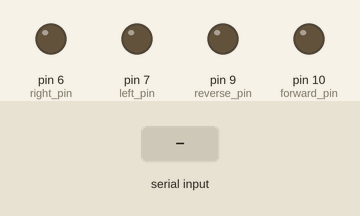
A sketch run on a simulated Arduino Uno, built with avr-gcc and run on an emulated ATmega328P. Shown: output pins drawn as LEDs (lit = HIGH). The inputs (shaded band) are chosen by the test bench.

Above: at 1.2 s.
1.3 s: byte 1 (1) received over Serial
At 2.5 s:
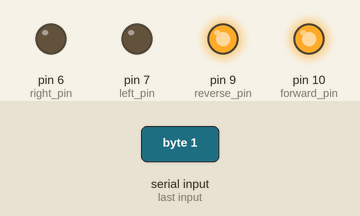
2.8 s: byte 2 (2) received over Serial
At 3.9 s:
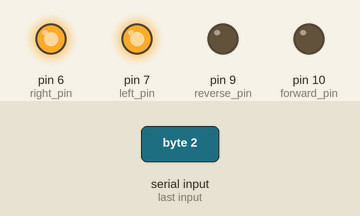
4.3 s: byte 3 (3) received over Serial
At 5.1 s:
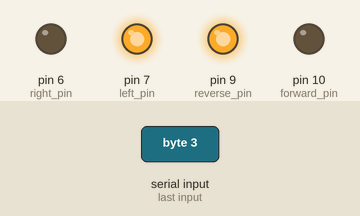
5.8 s: byte 4 (4) received over Serial
At 6.3 s:
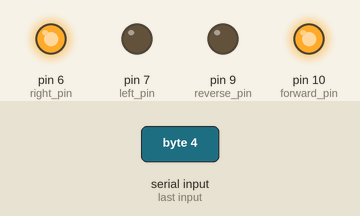
Timing chart, 0 to 8.8 s (numbered marks = the images above; inputs shaded):
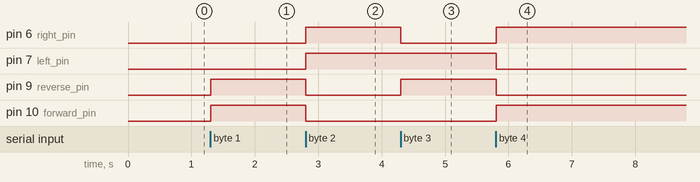

Measured:
- after the input at 1.3 s, pin 9 (reverse_pin), pin 10 (forward_pin): LOW → HIGH at once
- after the input at 2.8 s, pin 6 (right_pin), pin 7 (left_pin): LOW → HIGH at once; pin 9 (reverse_pin), pin 10 (forward_pin): HIGH → LOW at once
- after the input at 4.3 s, pin 6 (right_pin): HIGH → LOW at once; pin 9 (reverse_pin): LOW → HIGH at once
- after the input at 5.8 s, pin 6 (right_pin), pin 10 (forward_pin): LOW → HIGH at once; pin 7 (left_pin), pin 9 (reverse_pin): HIGH → LOW at once

The sketch:

Arduino.ino
```cpp
// assign pin num
int right_pin = 6;
int left_pin = 7;
int forward_pin = 10;
int reverse_pin = 9;

// duration for output
int time = 50;
// initial command
int command = 0;

void setup() {
  pinMode(right_pin, OUTPUT);
  pinMode(left_pin, OUTPUT);
  pinMode(forward_pin, OUTPUT);
  pinMode(reverse_pin, OUTPUT);
  Serial.begin(9600);
}

void loop() {
  //receive command
  if (Serial.available() > 0){
    command = Serial.read();
  }
 // else{
 //   reset();
 // }
   send_command(command,time);
}

void right(int time){
  digitalWrite(reverse_pin, HIGH);
  digitalWrite(forward_pin, LOW);
  digitalWrite(left_pin, HIGH);
  digitalWrite(right_pin, LOW);
  delay(time);
}

void left(int time){
  digitalWrite(reverse_pin, LOW);
  digitalWrite(forward_pin, HIGH);
  digitalWrite(left_pin, LOW);
  digitalWrite(right_pin, HIGH);
  delay(time);
}

void forward(int time){
  digitalWrite(reverse_pin, HIGH);
  digitalWrite(forward_pin, HIGH);
  digitalWrite(left_pin, LOW);
  digitalWrite(right_pin, LOW);
  delay(time);
}

void reverse(int time){
  digitalWrite(reverse_pin, LOW);
  digitalWrite(forward_pin, LOW);
  digitalWrite(left_pin, HIGH);
  digitalWrite(right_pin, HIGH);
  delay(time);
}

void forward_right(int time){
  digitalWrite(reverse_pin, HIGH);
  digitalWrite(forward_pin, LOW);
  digitalWrite(left_pin, HIGH);
  digitalWrite(right_pin, LOW);
  delay(time);
}

void reverse_right(int time){
  digitalWrite(reverse_pin, LOW);
  digitalWrite(forward_pin, LOW);
  digitalWrite(left_pin, HIGH);
  digitalWrite(right_pin, HIGH);
  delay(time);
}

void forward_left(int time){
  digitalWrite(reverse_pin, LOW);
  digitalWrite(forward_pin, HIGH);
  digitalWrite(left_pin, LOW);
  digitalWrite(right_pin, HIGH);
  delay(time);
}

void reverse_left(int time){
  digitalWrite(reverse_pin, LOW);
  digitalWrite(forward_pin, LOW);
  digitalWrite(left_pin, HIGH);
  digitalWrite(right_pin, HIGH);
  delay(time);
}

void reset(){
  digitalWrite(right_pin, LOW);
  digitalWrite(left_pin, LOW);
  digitalWrite(forward_pin, LOW);
  digitalWrite(reverse_pin, LOW);
}

void send_command(int command, int time){
  switch (command){

     //reset command
     case 0: reset(); break;

     // single command
     case 1: forward(time); break;
     case 2: reverse(time); break;
     case 3: right(time); break;
     case 4: left(time); break;

     //combination command
     case 6: forward_right(time); break;
     case 7: forward_left(time); break;
     case 8: reverse_right(time); break;
     case 9: reverse_left(time); break;

     default: Serial.print("Inalid Command\n");
    }
}
```
